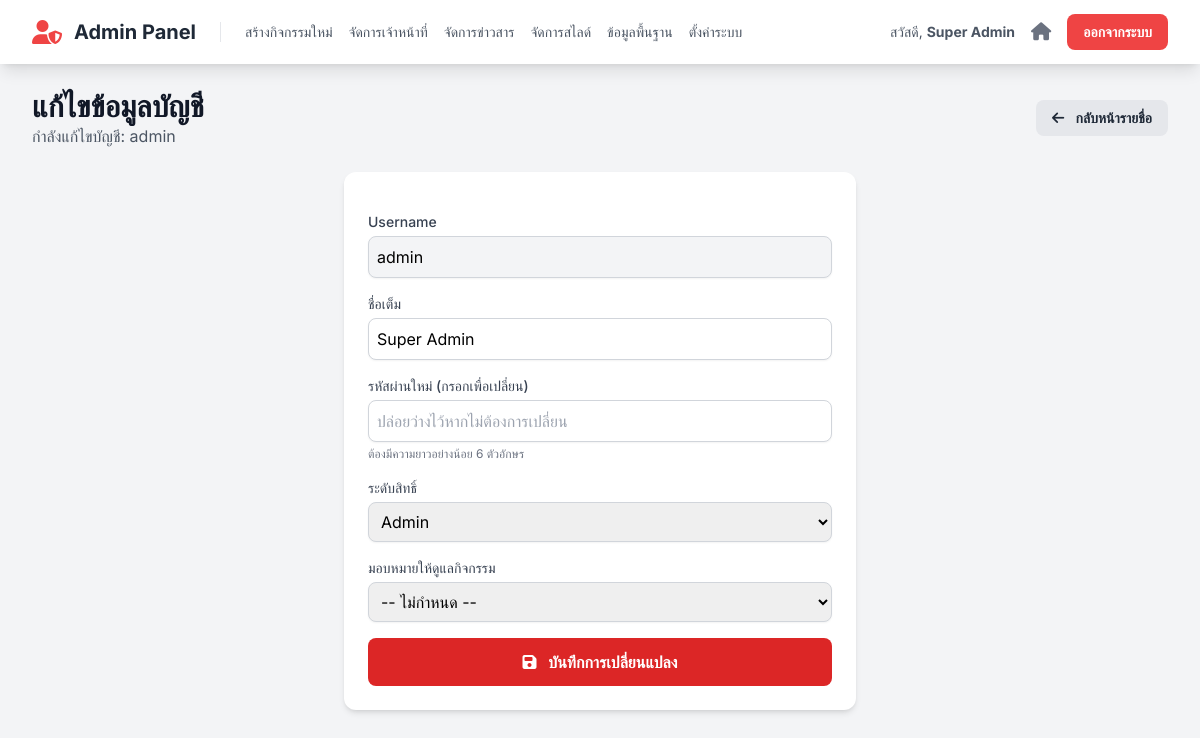
The app's page /admin/edit_staff.php?id=1 (signed in) with its own data.
### tables this page shows
CREATE TABLE `staff` (
  `id` int(11) NOT NULL,
  `username` varchar(100) NOT NULL,
  `password_hash` varchar(255) NOT NULL,
  `full_name` varchar(255) NOT NULL,
  `role` enum('admin','staff') NOT NULL,
  `assigned_event_id` int(11) DEFAULT NULL COMMENT 'ID กิจกรรมที่รับผิดชอบ'
);

### functions.php (called while the page is built, shortened)
<?php
function e($data) {
    return htmlspecialchars($data ?? '', ENT_QUOTES, 'UTF-8');
}
?>

### admin/edit_staff.php (the view, shortened to what this page needs)
<?php
require_once '../config.php';
require_once '../functions.php';
$staff_id_to_edit = intval($_GET['id']);
$stmt = $mysqli->prepare("SELECT * FROM staff WHERE id = ?");
$stmt->bind_param("i", $staff_id_to_edit);
$stmt->execute();
$result = $stmt->get_result();
$staff_data = $result->fetch_assoc();
include 'partials/header.php';
?>
<div class="flex justify-between items-center mb-6">
    <div>
        <h1 class="text-3xl font-bold text-gray-900">แก้ไขข้อมูลบัญชี</h1>
        <p class="text-gray-600">กำลังแก้ไขบัญชี: <?= e($staff_data['username']) ?></p>
    </div>
    <a href="staff_management.php" class="bg-gray-200 hover:bg-gray-300 text-gray-800 font-bold py-2 px-4 rounded-lg text-sm">
        <i class="fa-solid fa-arrow-left mr-2"></i> กลับหน้ารายชื่อ
    </a>
</div>
<div class="bg-white p-6 rounded-xl shadow-md max-w-lg mx-auto">
    <form action="../actions/manage_staff.php" method="POST" class="space-y-4">
        <div>
            <label class="block text-sm font-medium text-gray-700">Username</label>
            <input type="text" value="<?= e($staff_data['username']) ?>" disabled class="mt-1 block w-full border border-gray-300 rounded-lg shadow-sm p-2 bg-gray-100 cursor-not-allowed">
        </div>
        <div>
            <label for="full_name" class="block text-sm font-medium text-gray-700">ชื่อเต็ม</label>
            <input type="text" name="full_name" value="<?= e($staff_data['full_name']) ?>" required class="mt-1 block w-full border border-gray-300 rounded-lg shadow-sm p-2">
        </div>
        <div>
            <label for="password" class="block text-sm font-medium text-gray-700">รหัสผ่านใหม่ (กรอกเพื่อเปลี่ยน)</label>
            <input type="password" name="password" class="mt-1 block w-full border border-gray-300 rounded-lg shadow-sm p-2" placeholder="ปล่อยว่างไว้หากไม่ต้องการเปลี่ยน">
             <p class="text-xs text-gray-500 mt-1">ต้องมีความยาวอย่างน้อย 6 ตัวอักษร</p>
        </div>
        <div>
            <label for="role" class="block text-sm font-medium text-gray-700">ระดับสิทธิ์</label>
            <select name="role" class="mt-1 block w-full border border-gray-300 rounded-lg shadow-sm p-2" <?= ($staff_data['id'] == $staff_info['id']) ? 'disabled' : '' ?>>
                <option value="admin" <?= $staff_data['role'] == 'admin' ? 'selected' : '' ?>>Admin</option>
            </select>
        </div>
        <div>
            <label for="assigned_event_id" class="block text-sm font-medium text-gray-700">มอบหมายให้ดูแลกิจกรรม</label>
            <select name="assigned_event_id" class="mt-1 block w-full border border-gray-300 rounded-lg shadow-sm p-2">
                <option value="">-- ไม่กำหนด --</option>
            </select>
        </div>
        <button type="submit" class="w-full bg-red-600 hover:bg-red-700 text-white font-bold py-3 px-4 rounded-lg">
            <i class="fa-solid fa-save mr-2"></i> บันทึกการเปลี่ยนแปลง
        </button>
    </form>
</div>
<?php
include 'partials/footer.php';
?>

### admin/partials/header.php (shortened to what this page needs)
<?php
require_once '../functions.php';
$staff_info = $_SESSION['staff_info'];
$is_super_admin = ($staff_info['role'] === 'admin');
?>
<!DOCTYPE html>
<html lang="th">
<head>
    <script src="https://cdn.tailwindcss.com"></script>
    <link rel="stylesheet" href="https://cdnjs.cloudflare.com/ajax/libs/font-awesome/6.5.2/css/all.min.css">
</head>
<body class="bg-gray-100">
    <nav class="bg-white shadow-lg">
        <div class="max-w-7xl mx-auto px-4 sm:px-6 lg:px-8">
            <div class="flex justify-between h-16">
                <div class="flex items-center space-x-6">
                    <a href="index.php" class="flex items-center">
                        <i class="fa-solid fa-user-shield text-2xl text-red-500"></i>
                        <span class="ml-3 font-bold text-xl text-gray-800">Admin Panel</span>
                    </a>
                    <?php if ($is_super_admin): ?>
                    <div class="hidden sm:flex items-center space-x-4 border-l pl-6">
                        <a href="create_event.php" class="text-gray-600 hover:text-red-500 text-sm font-medium">สร้างกิจกรรมใหม่</a>
                        <a href="staff_management.php" class="text-gray-600 hover:text-red-500 text-sm font-medium">จัดการเจ้าหน้าที่</a>
                        <a href="manage_posts.php" class="text-gray-600 hover:text-red-500 text-sm font-medium">จัดการข่าวสาร</a>
                        <a href="slides_management.php" class="text-gray-600 hover:text-red-500 text-sm font-medium">จัดการสไลด์</a>
                        <a href="master_data.php" class="text-gray-600 hover:text-red-500 text-sm font-medium">ข้อมูลพื้นฐาน</a>
                        <a href="global_settings.php" class="text-gray-600 hover:text-red-500 text-sm font-medium">ตั้งค่าระบบ</a>
                    </div>
                    <?php endif; ?>
                </div>
                <div class="flex items-center">
                    <span class="hidden sm:inline text-sm text-gray-600 mr-4">สวัสดี, <strong><?= e($staff_info['full_name']) ?></strong></span>
                    <a href="../index.php" target="_blank" class="text-gray-500 hover:text-blue-600 mr-4 text-sm" title="กลับสู่หน้าหลัก">
                        <i class="fa-solid fa-home text-lg"></i>
                    </a>
                    <a href="logout.php" class="bg-red-500 hover:bg-red-700 text-white font-bold py-2 px-4 rounded-lg text-sm">
                        ออกจากระบบ
                    </a>
                </div>
            </div>
        </div>
    </nav>
    <main class="max-w-7xl mx-auto py-6 px-4 sm:px-6 lg:px-8">

### admin/partials/header.php (style rules this page uses)
body { font-family: 'Inter', 'Sarabun', sans-serif; }

### records on screen
staff: full_name "Super Admin", username "admin", role "Admin"
